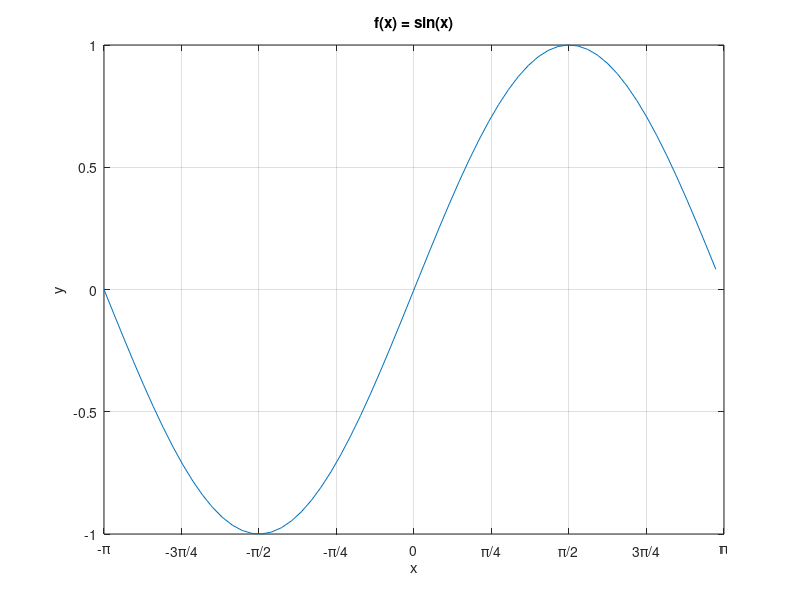
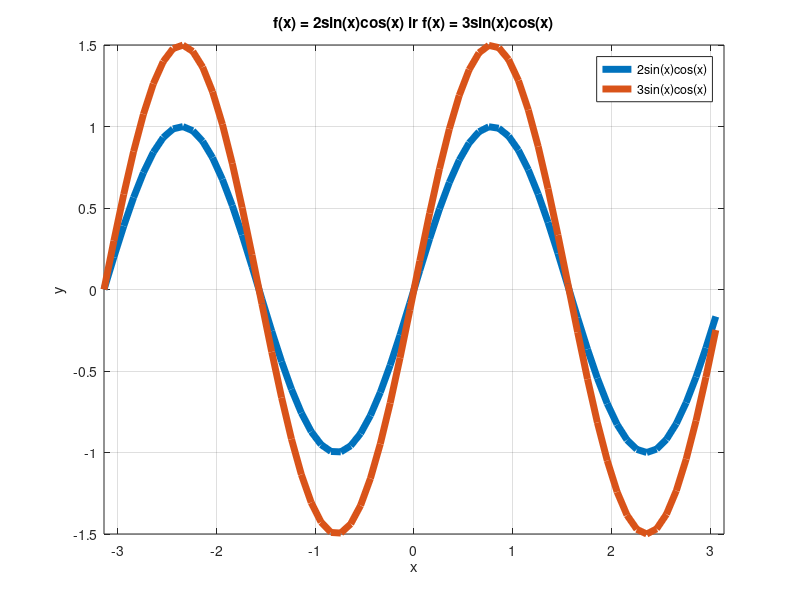
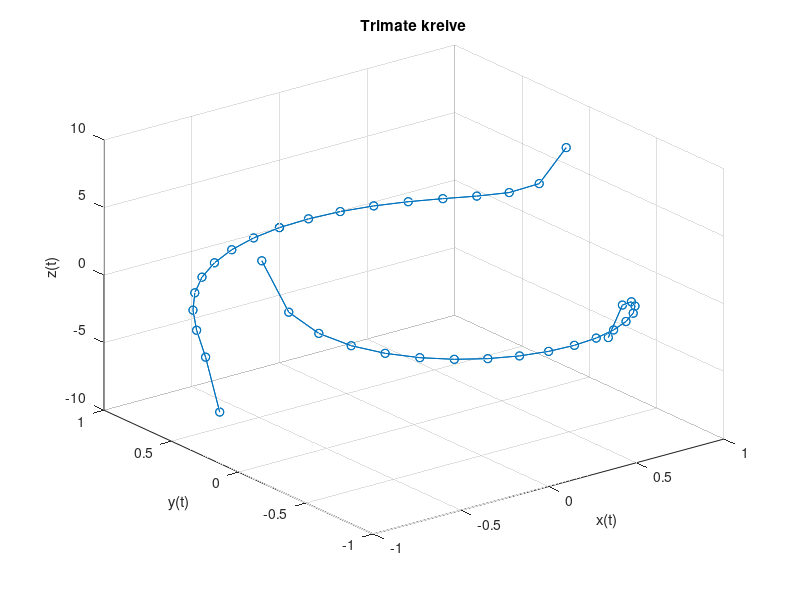
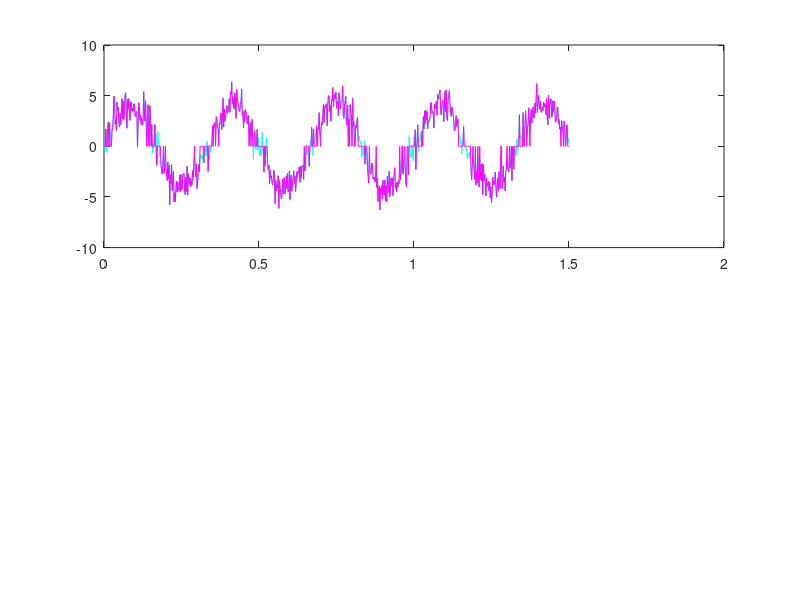

These figures' MATLAB source, in order: (Note: this script raises an error after producing the figures.)
% Agne Banitauskaite
% EEf-25/2
% 2026/09/22
% 3 laboratorinis darbas
% 12 variantas

% 1 uzduotis

% a dalis

x = -pi:0.1:pi;
y = sin(x);

figure(1)
plot(x,y)

xlabel('x')
ylabel('y')
title('f(x) = sin(x)')
axis([-pi pi -1 1])

xticks(-pi:pi/4:pi)
xticklabels({'-\pi','-3\pi/4','-\pi/2','-\pi/4','0','\pi/4','\pi/2','3\pi/4','\pi'})

grid on

% b dalis

x = -pi:0.1:pi;
y1 = 2*sin(x).*cos(x);
y2 = 3*sin(x).*cos(x);

figure(2)
plot(x,y1,'LineWidth',5)
hold on
plot(x,y2,'LineWidth',5)
hold off

xlabel('x')
ylabel('y')
title('f(x) = 2sin(x)cos(x) ir f(x) = 3sin(x)cos(x)')

legend('2sin(x)cos(x)', '3sin(x)cos(x)')

min(y1);
max(y1);
min(y2);
max(y2);

disp('Pirmos funkcijos minimumas: ');
disp(min(y1));
disp('Pirmos funkcijos maksimumas: ');
disp(max(y1));
disp('Antros funkcijos minimumas: ');
disp(min(y2));
disp('Antros funkcijos maksimumas: ');
disp(max(y2));

axis([-pi pi -1.5 1.5])
grid on


% 2 uzduotis

t = 0:pi/20:4*pi;

x = sin(t);
y = cos(t);
z = tan(t);

figure(3)
plot3(x,y,z,'o-')

xlabel('x(t)')
ylabel('y(t)')
zlabel('z(t)')

zlim([-10 10]);

title('Trimate kreive')
grid on



% papildoma uzduotis

% Duoti duomenys
A = 4;
f = 3;
sigma = 1;
U1 = 2.5;
U2 = 1.5;
t = 0:0.002:1.5;

rng(42);

% pradinis signalas
s = A*sin(2*pi*f*t);

% triuksmas
n = sigma*randn(size(t));

% triuksmu paveiktas signalas
s1 = s + n;

% a dalis
s1_a = s1(abs(s1)>U1);
disp('Atrinktos signalo reiksmes: ');
disp(s1_a);

% b dalis
s1_b = s1;
s1_b(abs(s1_b)<U2) = 0;
disp('Filtruotas signalas: ');
disp(s1_b);

% c dalis
s1_dydis = size(s1);
disp('Nefiltruoto signalo dydis: ');
disp(s1_dydis);

% d dalis
s1_a_dydis = size(s1_a);
disp('a dalyje atrinktu reiksmiu dydis: ');
disp(s1_a_dydis);

% e dalis
max_filtruoto = max(s1_b);
disp('Didziausia filtruoto signalo reiksme: ');
disp(max_filtruoto);

min_filtruoto = min(s1_b);
disp('Maziausia filtruoto signalo reiksme: ');
disp(min_filtruoto);

% grafinis atvaizdavimas

figure(4)

fontSize = 11;

% 1 grafikas

subplot(2,1,1);
plot(t,s1,'c');
hold on;
plot(t,s1_b,'m');

yline(U1,'--','U1');
yline(-U1,'--','-U1');

yline(U2,':','U2');
yline(-U2,':','-U2');

grid on;

title('Pradinis ir filtruotas signalai','FontSize',11,'FontWeight','bold');
xlabel('Laikas, t (s)','FontSize',11,'FontWeight','bold','Color','b');
ylabel('Itampa, U (V)','FontSize',11,'FontWeight','bold','Color','b');

legend('Pradinis signalas','Filtruotas signalas', ...
    'U1','-U1','U2','-U2', 'Location','southwest');

xlim([0 1.5]);
ylim([-6 6]);

% 2 grafikas

subplot(2,1,2);

indeksai = find(abs(s1)>U1);

t_U1 = t(indeksai);
s_U1 = s1(indeksai);

stem(t_U1,s_U1,'c','filled');
hold on;

[max_reiksme,max_indeksas] = max(s_U1);
[min_reiksme,min_indeksas] = min(s_U1);

plot(t_U1(max_indeksas),max_reiksme,'ro');
plot(t_U1(min_indeksas),min_reiksme,'^','MarkerFaceColor','y','MarkerEdgeColor','y');

grid on;

title('Signalo reiksmes, virsijancios U1','FontSize',11,'FontWeight','bold');
xlabel('Laikas, t (s)','FontSize',11,'FontWeight','bold','Color','b');
ylabel('Itampa, U (V)','FontSize',11,'FontWeight','bold','Color','b');

legend('Reiksmes virs U1','Maksimali reiksme','Minimali reiksme', 'Location','southwest');

xlim([0 1.5]);
ylim([min(s_U1)-0.5 max(s_U1)+0.5])
